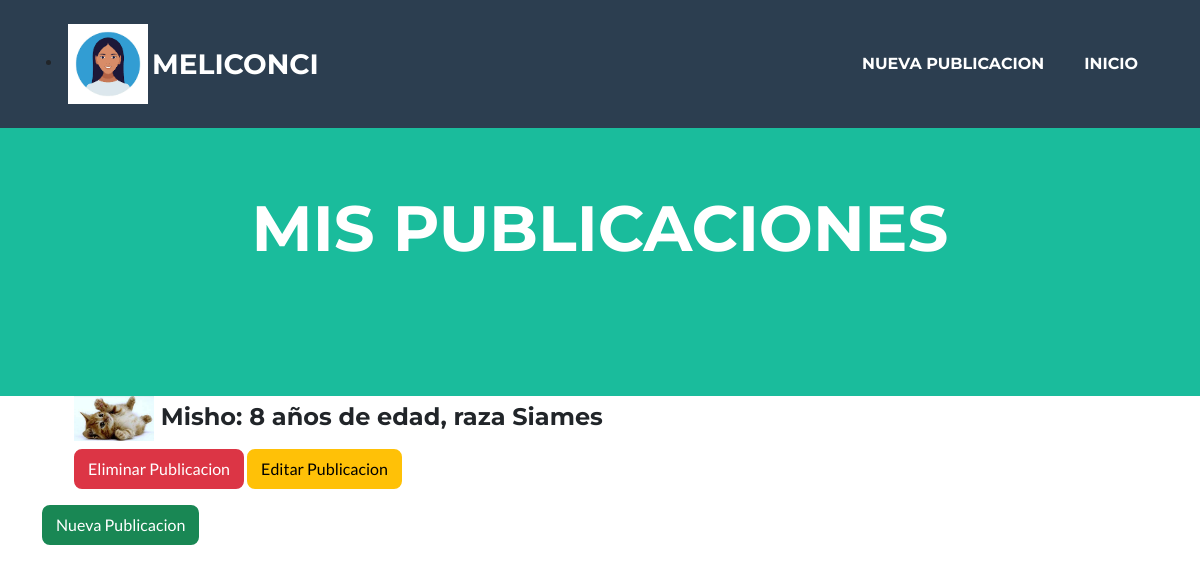
The page /publicaciones/ (signed in) on the database as committed earlier.
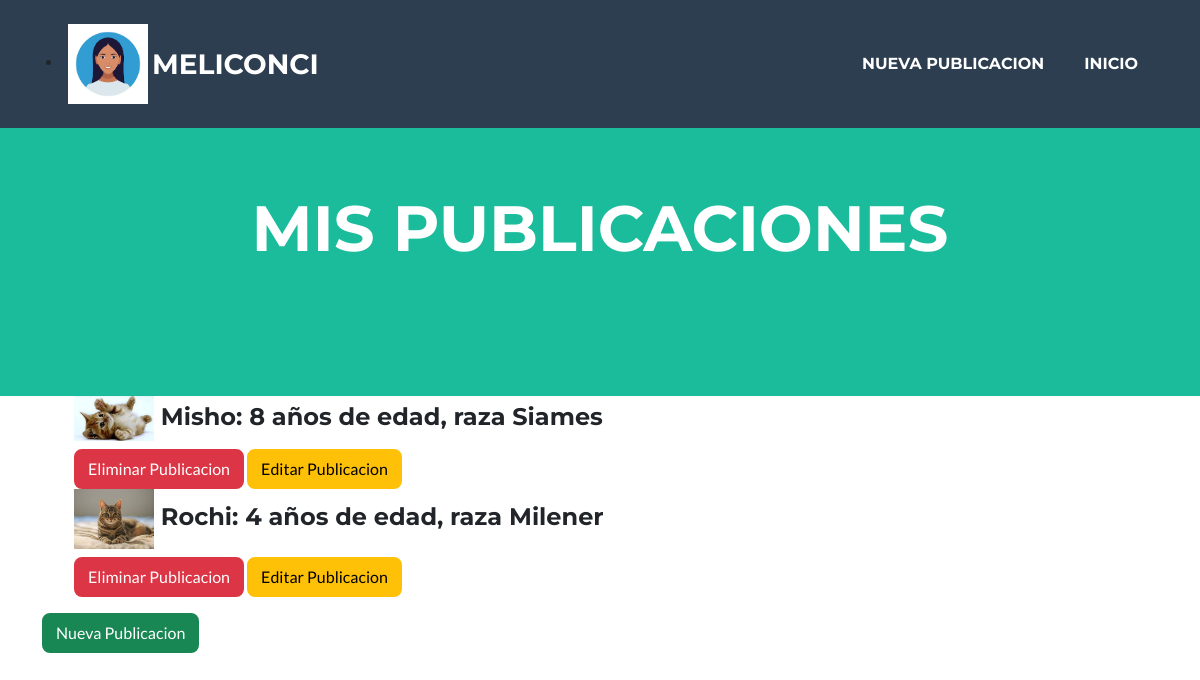
The same page on the database as committed later.
### blog/models.py (models this page shows)
class Publicaciones(models.Model):
    user=models.ForeignKey(User, on_delete=models.CASCADE)
    nombre=models.CharField(max_length=50,blank=True, null=True)
    edad= models.IntegerField()
    descripcion=RichTextField()
    imagen= models.ImageField(upload_to='imagenes')
    especie=models.IntegerField(choices=opciones_especie)
    raza=models.CharField(max_length=50,blank=True, null=True)
    def __str__(self):
        return self.nombre

### blog/views.py (the view)
# urls.py: path("publicaciones/", publicaciones, name="publicaciones"),
@login_required
def publicaciones(request):
    mascotas=Publicaciones.objects.filter(user=request.user)
    print(list(mascotas))
    return render(request, "blog/publicaciones.html", {'mascotas':mascotas,"avatar":obteneravatar(request)})

### blog/views.py (called while the page is built)
def obteneravatar(request):
    lista=Avatar.objects.filter(user=request.user)
    if len(lista)!=0:
        imagen=lista[0].imagen.url
    else:
        imagen="/media/avatares/avatarpordefecto.jpg"
    return imagen

### blog/templates/blog/publicaciones.html (shortened to what this page needs)
{% extends "blog/index.html" %}
{% load static %}
{% block titulo %}
<body id="page-top">
    <nav class="navbar navbar-expand-lg bg-secondary text-uppercase fixed-top" id="mainNav">
        <div class="container">
            <li class="nav-item mx-0 mx-lg-1"><a href="{% url 'agregaravatar' %}"><img src="{{ avatar }}" width="80px"></a></li>
            <a class="navbar-brand" href="#page-top"> {{ user }}</a>
            <div class="collapse navbar-collapse" id="navbarResponsive">
                <ul class="navbar-nav ms-auto">
                    <li class="nav-item mx-0 mx-lg-1"><a class="nav-link py-3 px-0 px-lg-3 rounded" href="{% url 'publicar' %}">Nueva Publicacion</a></li>
                    <li class="nav-item mx-0 mx-lg-1"><a class="nav-link py-3 px-0 px-lg-3 rounded" href="{% url 'inicio' %}">Inicio</a></li>
            </ul>
            </div>
        </div>
    </nav>
<header class="masthead bg-primary text-white text-center">
    <div class="container d-flex align-items-center flex-column">
        <h1 class="masthead-heading text-uppercase mb-0">Mis Publicaciones</h1>
</header>
<section>
    <div class="container">
        <div class="row justify-content-left">
                <div class="portfolio-item mx-auto" data-bs-toggle="modal" data-bs-target="#portfolioModal1">
{% if mascotas %}
<ul>
    {% for mascota in mascotas %}
         <h4><img src="../media/{{ mascota.imagen }}" width="80px"> {{ mascota.nombre }}: {{ mascota.edad }} años de edad, raza {{ mascota.raza }}</h4>
         <a class="btn btn-danger" href="{% url 'eliminarpublicacion' mascota.id %}">Eliminar Publicacion</a>
         <a class="btn btn-warning" href="{% url 'editarpublicacion' mascota.id %}">Editar Publicacion</a>
    {% endfor %}
</ul>
{% else %}
<p>No Tiene Publicaciones Vigentes</p>
{% endif %}
<a class="btn btn-success" href="{% url 'publicar' %}">Nueva Publicacion</a>
</section>
{% endblock %}

### blog/templates/blog/Index.html (shortened to what this page needs)
<!DOCTYPE html>
<html lang="en">
    <head>
        {% load static %}
        <link href="{% static 'blog/css/styles.css' %}" rel="stylesheet" />
{% block titulo %}{% endblock %}
    </body>
</html>

Rows that differ between the two databases and show on the page:
added Publicaciones: imagen (picture), nombre "Rochi", edad "4", raza "Milener"
